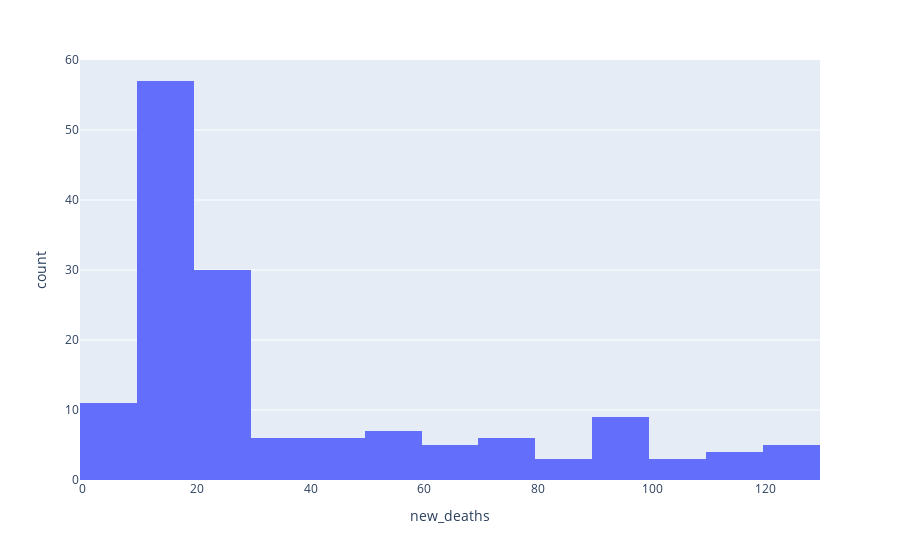

Notebook code for this chart:
### Markdown cell above
3. Plot a histogram for daily deaths for any country you choose.

### Code cell
df_his = df[df.loc[:,"location"]=="Turkey"]
display(df_his)
fig = px.histogram(df_his,x="new_deaths")
fig.show()

### Figure 1 — Plotly figure (JSON) as saved in the notebook; plotly's stock layout.template omitted (floating-point values rounded to 4 significant figures; data arrays with more than 128 entries replaced by an {"elided": "..."} marker saying what was removed)
{"data": [{"alignmentgroup": "True", "bingroup": "x", "hovertemplate": "new_deaths=%{x}<br>count=%{y}<extra></extra>", "legendgroup": "", "marker": {"color": "#636efa"}, "name": "", "offsetgroup": "", "orientation": "v", "showlegend": false, "type": "histogram", "x": {"elided": "152 int values"}, "xaxis": "x", "yaxis": "y"}], "layout": {"barmode": "relative", "legend": {"tracegroupgap": 0}, "margin": {"t": 60}, "xaxis": {"anchor": "y", "domain": [0, 1], "title": {"text": "new_deaths"}}, "yaxis": {"anchor": "x", "domain": [0, 1], "title": {"text": "count"}}}}
